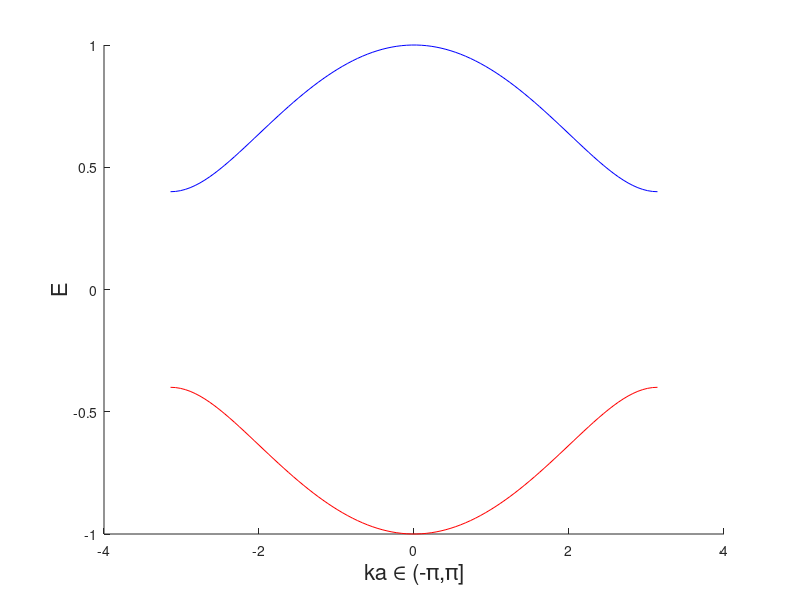

The MATLAB source for this figure:
clear;

sizep = 100;

k = linspace(-pi,pi,sizep);

E = zeros(sizep,2);
lambda = 0.3; % change value of lambda here

for iter = 1:1:sizep
  H1 = [0 exp(-i*k(iter));exp(i*k(iter)) 0];
  H2 = [0 exp(-2*i*k(iter));exp(2*i*k(iter)) 0];
  
  H = lambda*H1 + (1-lambda)*H2;
  
  E(iter,:) = eig(H);
end

figure;
hold on;
plot(k,E(:,1),'r');
plot(k,E(:,2),'b');
xlabel('ka \in (-\pi,\pi]','Fontsize', 16);
ylabel('E','Fontsize', 16);
